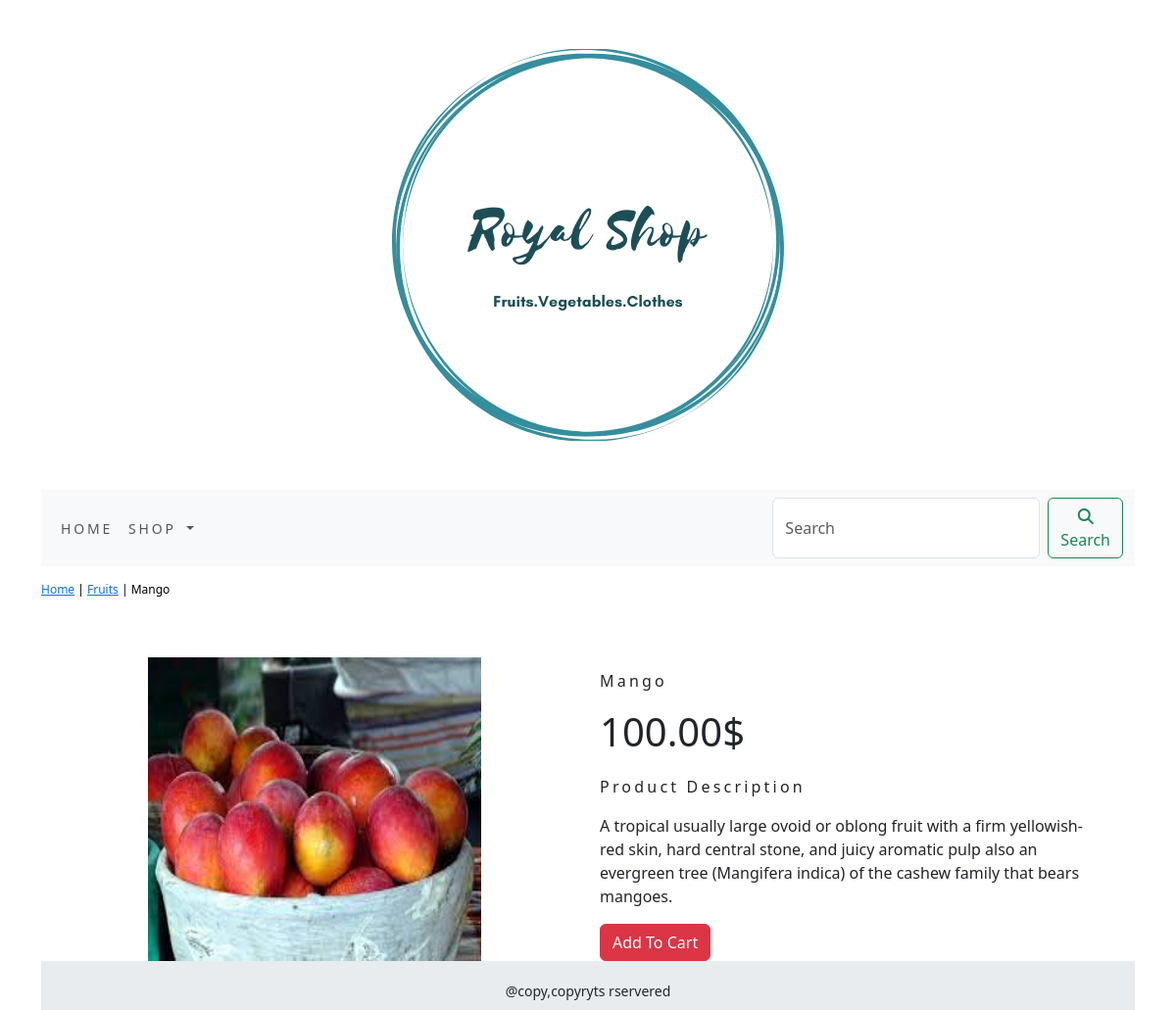
The page /fruits/mango/ on the database its author committed.
### shopapp/models.py (models this page shows, shortened)
class Product(models.Model):
    name = models.CharField(max_length=250, unique=True)
    slug = models.SlugField(max_length=250, unique=True)
    description = models.TextField(blank=True)
    price = models.DecimalField(max_digits=10, decimal_places=2)
    category = models.ForeignKey(Category, on_delete=models.CASCADE)
    image = models.ImageField(upload_to='category', blank=True)
    stock = models.IntegerField()
    available = models.BooleanField(default=True)
    created = models.DateField(auto_now_add=True)
    updated = models.DateField(auto_now=True)
    class Meta:
        ordering = ('name',)
        verbose_name = 'product'
        verbose_name_plural = 'products'

class Category(models.Model):
    name = models.CharField(max_length=250, unique=True)
    slug = models.SlugField(max_length=250, unique=True)
    description = models.TextField(blank=True)
    image = models.ImageField(upload_to='category', blank=True)
    class Meta:
        ordering = ('name',)
        verbose_name = 'category'
        verbose_name_plural = 'categories'
    def get_url(self):
        return reverse('shopapp:product_by_category', args=[self.slug])
    def __str__(self):
        return '{}'.format(self.name)

### shopapp/views.py (the view)
# urls.py: path('<slug:c_slug>/<slug:product_slug>/', views.Prodetails, name='Prodetails'),
def Prodetails(request, c_slug, product_slug):
    try:
        products = Product.objects.get(category__slug=c_slug, slug=product_slug)
    except Exception as e:
        raise e
    return render(request, 'product.html', {'products': products})

### Cart/context_processors.py (called while the page is built)
def counter(request):
    item_count = 0
    if 'admin' in request.path:
        return {}
    else:
        try:
            cart = Cart.objects.filter(cart_id=_cart_id(request))
            car_items = CartItem.objects.all().filter(cart=cart[:1])
            for cart_item in car_items:
                item_count += cart_item.quantity
        except Cart.DoesNotExist:
            item_count = 0
    return dict(item_count=item_count)

### Cart/views.py (called while the page is built)
def _cart_id(request):
    cart = request.session.session_key
    if not cart:
        cart = request.session.create()
    return cart

### shopapp/context_processors.py (called while the page is built)
def menu_links(request):
    link=Category.objects.all()
    return dict(link=link)

### template/product.html (shortened to what this page needs)
{% extends 'base.html' %}
{% load static %}
{% block body %}
<div class="row my_class">
    <div class="mx_auto">
        <p><a href="{% url 'shopapp:AllProductCat' %}">Home</a> | <a href="{{products.category.grt.url}}">{{products.category}}</a> | {{products.name}}</p>
    </div>
</div>
<div class="container">
<br/>
<div class="row">
    <div class="col-12 col-sm-12 col-md-12 col-lg-6 text-center">
        <div style="min-width:18rem">
               <img src="{{products.image.url}}" alt={{products.name}} width="340" height="310">
        </div>
    </div>
    <div class="col-12 col-sm-12 col-md-12 col-lg-6">
        <h1 class="my_title">{{products.name}}</h1>
        <h1>{{products.price}}$</h1>
        <h2 class="my_title">Product Description</h2>
        <p class="text-justify my_text">{{products.description}}</p>
        {% if products.stock <= 0 %}
            <h2 class="text-justify my_text">Out of stock</h2>
        {% else %}
            <a class="btn btn-danger" href="{% url 'Cart:add_cart' products.id %}">Add To Cart</a>
        {% endif %}
    </div>
</div>
{% endblock %}

### static/css/custom.css (style rules this page uses)
.my_title { font-size: 16px; text_transform: uppercase; letter-spacing: .2em; }
.my_class { padding-top:15px; padding-bottom:20px; }
.my_class .mx_auto { color:#000; font-size:12px; text-decoration:none; }
.my_title { font-size:16px; text_transform:uppercase; letter-spacing:.2em; padding-top:15px; padding-bottom:10px; }
.my_text { padding-right:20px; }

### rows shown on the page
Product: category "Fruits", name "Mango", image (picture), price "100.00", description "A tropical usually large ovoid or oblong fruit with a firm yellowish-red skin, hard central stone, and juicy aromatic pulp also an evergreen tree (Mangifera indica) of the cashew family that bears mangoes."
